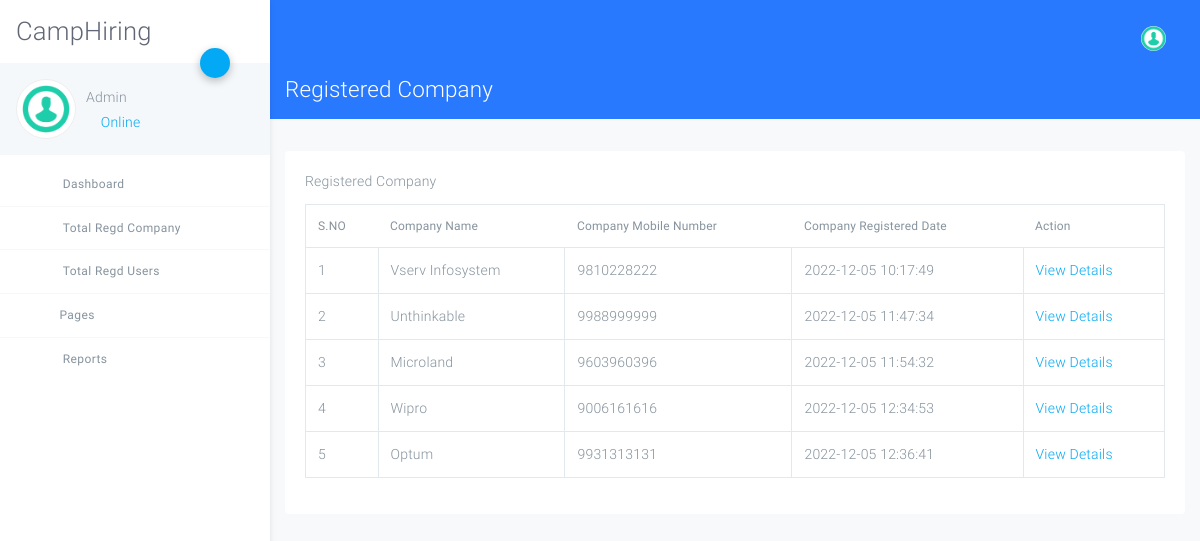
/admin/total-regcompany.php (signed in), run on the app's committed database.
### tables this page shows
CREATE TABLE `tblcompany` (
  `ID` int(10) NOT NULL,
  `CompanyName` varchar(120) DEFAULT NULL,
  `ContactPerson` varchar(100) DEFAULT NULL,
  `CompanyUrl` varchar(200) DEFAULT NULL,
  `CompanyAddress` mediumtext DEFAULT NULL,
  `MobileNumber` bigint(10) DEFAULT NULL,
  `CompanyEmail` varchar(200) DEFAULT NULL,
  `CompanyLogo` varchar(200) DEFAULT NULL,
  `Password` varchar(120) DEFAULT NULL,
  `CompanyRegdate` timestamp NOT NULL DEFAULT current_timestamp()
);

### admin/total-regcompany.php (the view, shortened to what this page needs)
<?php
include('includes/dbconnection.php');
if (strlen($_SESSION['crmsaid']==0)) {
  header('location:logout.php');
  } else{
  ?>
<!DOCTYPE html>
<html lang="en">
<head>
    <link rel="stylesheet" href="assets/css/app.css">
</head>
<body class="light">
<div id="app">
<?php include_once('includes/sidebar.php');?>
<?php include_once('includes/header.php');?>
<div class="page has-sidebar-left bg-light height-full">
    <header class="blue accent-3 relative nav-sticky">
        <div class="container-fluid text-white">
            <div class="row">
                <div class="col">
                    <h3 class="my-3">
                        Registered Company
                    </h3>
                </div>
            </div>
        </div>
    </header>
    <div class="container-fluid my-3">
        <div class="row">
            <div class="col-md-12">
                <div class="card my-3 no-b">
                    <div class="card-body">
                        <div class="card-title">Registered Company</div>
                        <table class="table table-bordered table-hover data-tables"
                               data-options='{ "paging": false; "searching":false}'>
                            <thead>
                             <tr>
                  <th>S.NO</th>
                  <th>Company Name</th>
                    <th>Company Mobile Number</th>
                    <th>Company Registered Date</th>
                   <th>Action</th>
                </tr>
                            </thead>
                            <tbody>
                                <?php
$ret=mysqli_query($con,"select *from  tblcompany");
$cnt=1;
while ($row=mysqli_fetch_array($ret)) {
?>
                           <tr>
                  <td><?php echo $cnt;?></td>
                  <td><?php  echo $row['CompanyName'];?></td>
                  <td><?php  echo $row['MobileNumber'];?></td>
                  <td><?php  echo $row['CompanyRegdate'];?></td>
                  <td><a href="view-company-details.php?viewid=<?php echo $row['ID'];?>">View Details</a></td>
                </tr>
                <?php
$cnt=$cnt+1;
}?>
                            </tbody>
                        </table>
                    </div>
                </div>
            </div>
        </div>
    </div>
</div>
</div>
</body>
</html>
<?php }  ?>

### admin/includes/sidebar.php (shortened to what this page needs)
<?php
include('includes/dbconnection.php');
  ?>
<aside class="main-sidebar fixed offcanvas shadow">
    <section class="sidebar">
        <div class="w-80px mt-3 mb-3 ml-3">
 <h2 align="center"> CampHiring</h2>
        </div>
        <div class="relative">
            <a data-toggle="collapse" href="#userSettingsCollapse" role="button" aria-expanded="false"
               aria-controls="userSettingsCollapse" class="btn-fab btn-fab-sm fab-right fab-top btn-primary shadow1 ">
                <i class="icon icon-cogs"></i>
            </a>
            <div class="user-panel p-3 light mb-2">
                <div>
                    <div class="float-left image">
                        <img class="user_avatar" src="assets/img/dummy/image.png" alt="User Image">
                    </div>
                    <div class="float-left info">
                        <?php
$aid=$_SESSION['crmsaid'];
$ret=mysqli_query($con,"select AdminName from tbladmin where ID='$aid'");
$row=mysqli_fetch_array($ret);
$name=$row['AdminName'];
?>
                        <h6 class="font-weight-light mt-2 mb-1"><?php echo $name; ?></h6>
                        <a href="#"><i class="icon-circle text-primary blink"></i> Online</a>
                    </div>
                </div>
                <div class="clearfix"></div>
            </div>
        </div>
        <ul class="sidebar-menu">
            <li class="treeview"><a href="dashboard.php">
                <i class="icon icon-sailing-boat-water purple-text s-18"></i> <span>Dashboard</span>
            </a>
            </li>
            <li class="treeview"><a href="total-regcompany.php">
                <i class="icon icon icon-package blue-text s-18"></i> <span>Total Regd Company</span>
            </a>
            </li>
            <li class="treeview"><a href="total-regusers.php">
                <i class="icon icon-account_box light-green-text s-18"></i> <span>Total Regd Users</span>
            </a>
            </li>
            <li class="treeview"><a href="#"><i class="icon icon-documents3 text-blue s-18"></i>Pages<i
                    class="icon icon-angle-left s-18 pull-right"></i></a>
            </li>
            <li class="treeview no-b"><a href="#">
                <i class="icon icon-package light-green-text s-18"></i>
                <span>Reports</span>
            </a>
            </li>
        </ul>
    </section>
</aside>

### data on the page
tblcompany: CompanyName "Vserv Infosystem", MobileNumber "9810228222", CompanyRegdate "2022-12-05 10:17:49"
tblcompany: CompanyName "Unthinkable", MobileNumber "9988999999", CompanyRegdate "2022-12-05 11:47:34"
tblcompany: CompanyName "Microland", MobileNumber "9603960396", CompanyRegdate "2022-12-05 11:54:32"
tblcompany: CompanyName "Wipro", MobileNumber "9006161616", CompanyRegdate "2022-12-05 12:34:53"
tblcompany: CompanyName "Optum", MobileNumber "9931313131", CompanyRegdate "2022-12-05 12:36:41"

### other printed values
$name "Admin"
